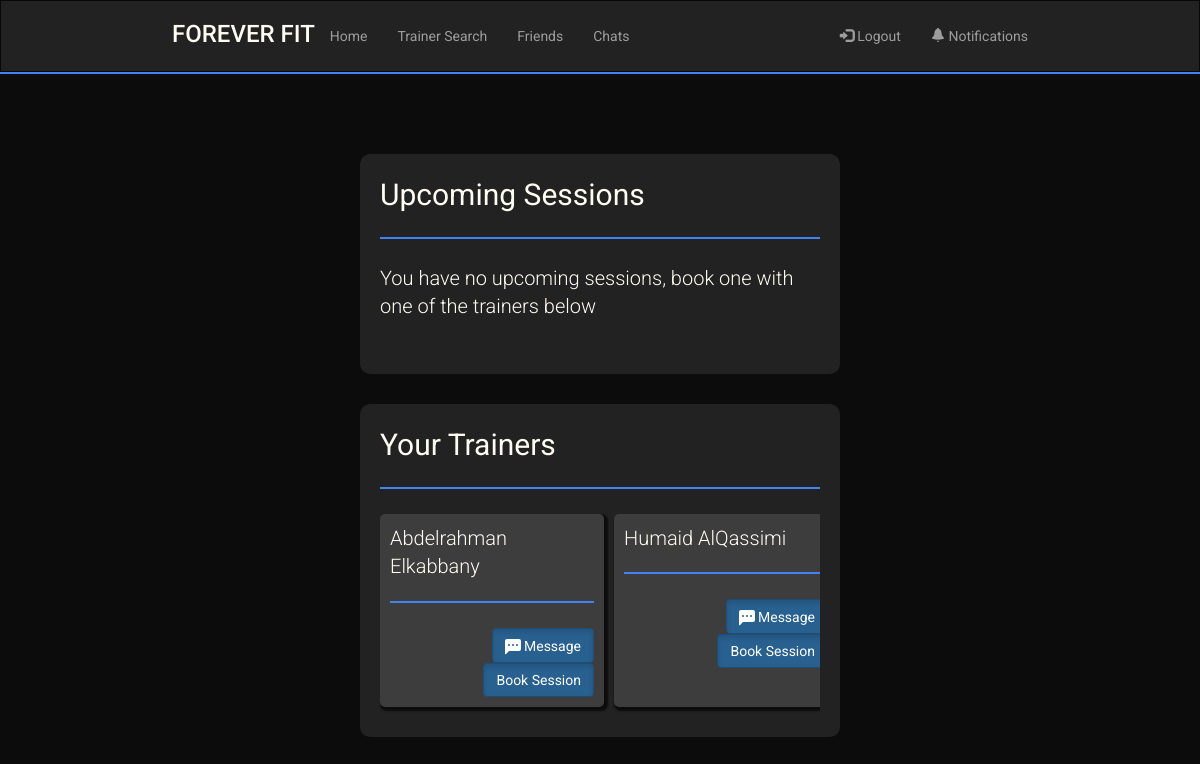
The page /TrainingSessions (signed in) on the database as committed earlier.
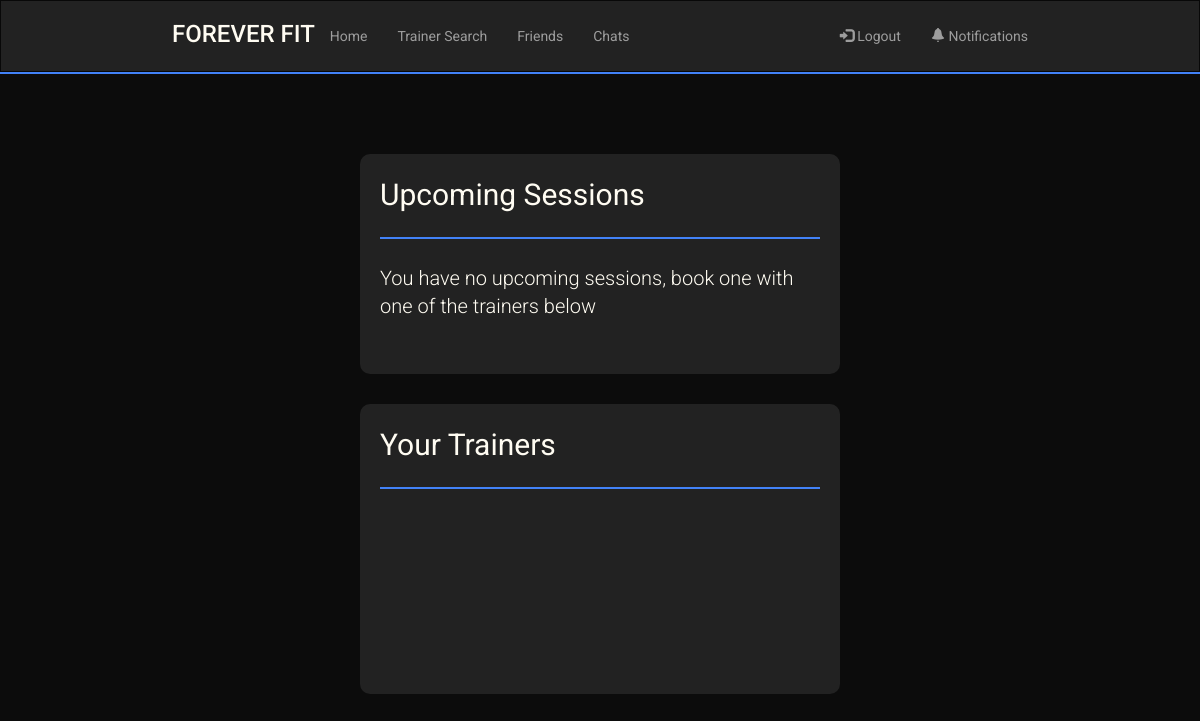
The same page on the database as committed later.
### sql_db.py (models this page shows)
class UserTrainer(UserMixin,db.Model):
    __tablename__ = 'user_trainer'
    id = db.Column(db.Integer, primary_key = True)
    trainee_username = db.Column(db.String(80),db.ForeignKey('user.username'))
    trainee_fname = db.Column(db.String(80),db.ForeignKey('user.username'))
    trainee_lname = db.Column(db.String(80),db.ForeignKey('user.username'))
    trainer_username = db.Column(db.String(80),db.ForeignKey('user.username'))
    trainer_fname = db.Column(db.String(80),db.ForeignKey('user.username'))
    trainer_lname = db.Column(db.String(80),db.ForeignKey('user.username'))

### routes.py (the view)
@app.route('/TrainingSessions')
@login_required
def training_sessions():
    if current_user.isTrainer:
        ROOMS = get_rooms_by_trainer_id(current_user.username)
    else:
        trainers = get_trainers_by_trainee(current_user.username)
    return render_template('/training-sessions.html', current_user = current_user, trainers = trainers)

### main.py (called while the page is built)
    @login.user_loader
    def load_user(uname):
        return User.query.get(uname)

### sql_db.py (called while the page is built)
def get_trainers_by_trainee(uname):
    return UserTrainer.query.filter_by(trainee_username=uname).all()

### templates/training-sessions.html (shortened to what the changed rows need)
<!DOCTYPE html>
<html lang="en">
    <head>
        <link rel="stylesheet" href="https://maxcdn.bootstrapcdn.com/bootstrap/3.4.1/css/bootstrap.min.css" />
        <link rel="stylesheet" href="../static/main.css" />
    </head>
    <body>
        <main>
            <div class=" friend-body">
                <div class="widget" style="width: 100%;">
                    <ul class="hs" style="padding-left: 0px;">
                        {% if current_user.isTrainer %}
                            {% for room in rooms %}
                                <li class="items home-trainer flex-column">
                                    <p class="small">{{room.trainee_fname}} {{room.trainee_lname}}</p>
                                    <a href="/chat/{{room.trainee_username}}" class="btn btn-primary active btn-right" role="button">
                                        <svg xmlns="http://www.w3.org/2000/svg" width="16" height="16" fill="white" class="bi bi-chat-left-dots-fill" viewBox="0 0 16 16">
                                            <path d="M0 2a2 2 0 0 1 2-2h12a2 2 0 0 1 2 2v8a2 2 0 0 1-2 2H4.414a1 1 0 0 0-.707.293L.854 15.146A.5.5 0 0 1 0 14.793V2zm5 4a1 1 0 1 0-2 0 1 1 0 0 0 2 0zm4 0a1 1 0 1 0-2 0 1 1 0 0 0 2 0zm3 1a1 1 0 1 0 0-2 1 1 0 0 0 0 2z"/>
                                        </svg>
                                        Message
                                    </a>
                                    <a href="/chat/{{room.trainer_username}}" class="btn btn-primary active btn-right" role="button">
                                        Book Session
                                    </a>
                                </li>
                            {% endfor %}
                        {% else %}
                            {% for trainer in trainers %}
                                <li class="items home-trainer flex-column">
                                    <p class="small">{{trainer.trainer_fname}} {{trainer.trainer_lname}}</p>
                                    <hr>
                                    <a href="/chat/{{trainer.trainer_username}}" class="btn btn-primary active btn-right" role="button">
                                        Message
                                    </a>
                                    <a href="/chat/{{trainer.trainer_username}}" class="btn btn-primary active btn-right" role="button">
                                        Book Session
                                    </a>
                                </li>
                            {% endfor %}
                        {% endif %}
                    </ul>
                </div>
            </div>
        </main>
    </body>
</html>

Rows that differ between the two databases and show on the page:
removed UserTrainer: trainer_fname "Abdelrahman", trainer_lname "Elkabbany"
removed UserTrainer: trainer_fname "Humaid", trainer_lname "AlQassimi"
